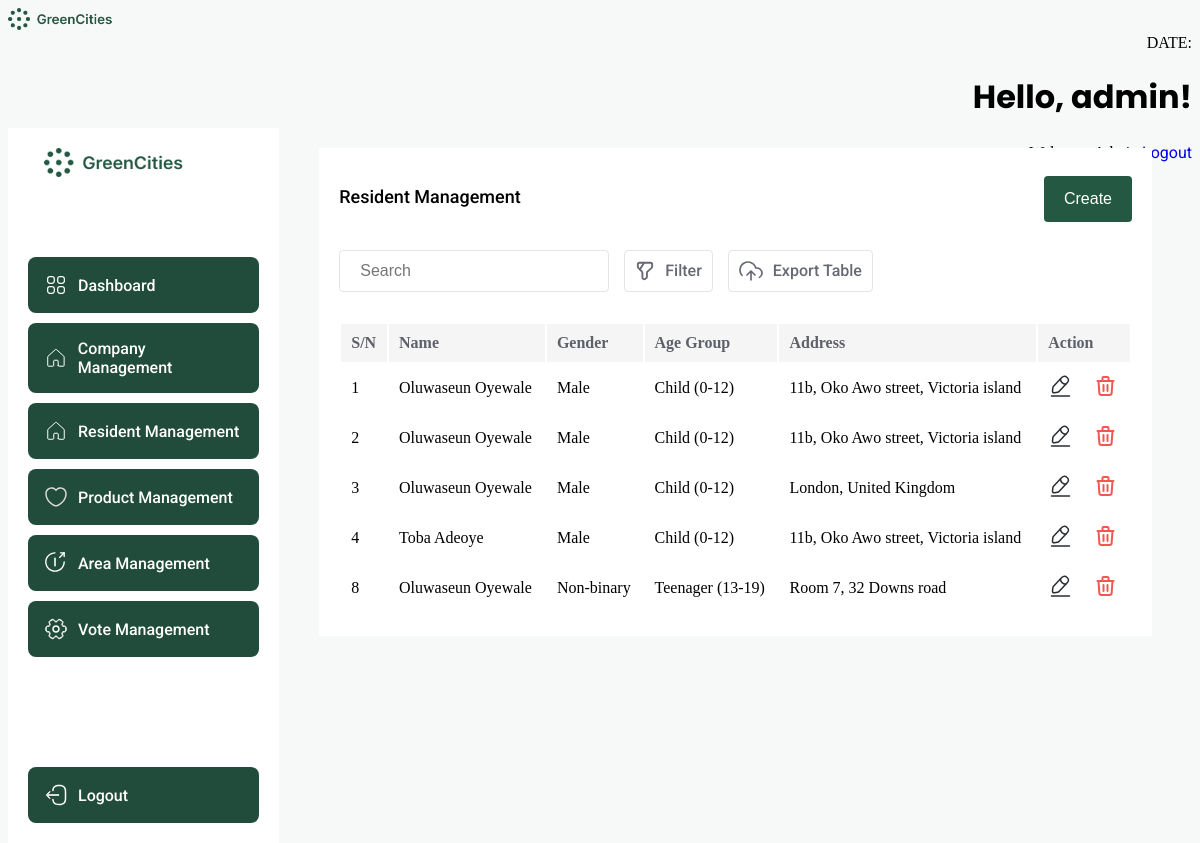
The app's page /resident/index.php (signed in) with its own data.
### tables this page shows
CREATE TABLE `resident` (
  `id` int(11) NOT NULL,
  `title` varchar(15) NOT NULL DEFAULT '',
  `first_name` varchar(50) NOT NULL,
  `last_name` varchar(50) NOT NULL,
  `email` varchar(50) NOT NULL,
  `phone` varchar(20) NOT NULL DEFAULT '',
  `area` int(11) DEFAULT NULL,
  `age_group` varchar(50) NOT NULL,
  `gender` varchar(15) NOT NULL,
  `interest` varchar(100) NOT NULL DEFAULT '',
  `voted_product` int(11) DEFAULT NULL,
  `user` int(11) NOT NULL
);

### resident/index.php (the view, shortened to what this page needs)
<?php
$servername = "localhost";
$username = "root";
$password = "";
$dbname = "Green Alliance";
$conn = new mysqli($servername, $username, $password, $dbname);
$residentListQuery = "SELECT * FROM `resident`";
$residentListResult = $conn->query($residentListQuery);
$residentListData = [];
if ($residentListResult->num_rows > 0) {
    while ($row = $residentListResult->fetch_assoc()) {
        $string1 = $row['first_name'];
        $string2 = $row['last_name'];
        $concatenatedString = $string1 . " " . $string2;
        $residentAreaId = $row['area'];
        $residentAgeGroup = $row['age_group'];
        $residentGender = $row['gender'];
        $resdientId = $row['id'];
        $sql = "SELECT * FROM `area` WHERE `id` = $residentAreaId";
        $result = $conn->query($sql);
        while ($row = mysqli_fetch_assoc($result)) {
            $residentAddress = $row['address'];
        }
        $myMap = [
            "id" => $resdientId,
            "name" => $concatenatedString,
            "gender" => $residentGender,
            "age_group" => $residentAgeGroup,
            "address" => $residentAddress,
        ];
        $residentListData[] = $myMap;
    }
} else {
}
$templateData = array(
    "result" => $residentListData,
);
?>
<!DOCTYPE html>
<html lang="en">
<head>
</head>
<?php include ("../include/header.php"); ?>
<body>
    <div class="dashboard-container">
        <div class="sidebar">
            <img src="../images/banner.png" alt="logo" style="width: 200px; margin: 0 auto 70px; display: block;" />
            <?php if (isset($_SESSION['role']) && ($_SESSION['role'] === 'admin')) {
                ?>
                <a href="../dashboard.php">
                    <div class="sidebar-item">
                        <p>Dashboard</p>
                    </div>
                </a>
                <?php
            }
            ?>
            <?php
            if (isset($_SESSION['role']) && ($_SESSION['role'] === 'admin')) {
                ?>
                <a href="../company/">
                    <div class="sidebar-item">
                        <p>Company Management</p>
                    </div>
                </a>
                <?php
            }
            ?>
            <?php
            if (isset($_SESSION['role']) && ($_SESSION['role'] === 'admin')) {
                ?>
                <a href="../resident">
                    <div class="sidebar-item">
                        <p>Resident Management</p>
                    </div>
                </a>
                <?php
            }
            ?>
            <?php
            if (isset($_SESSION['role']) && ($_SESSION['role'] === 'admin')) {
                ?>
                <a href="../product/">
                    <div class="sidebar-item">
                        <p>Product Management</p>
                    </div>
                </a>
                <?php
            }
            ?>
            <?php
            if (isset($_SESSION['role']) && ($_SESSION['role'] === 'admin')) {
                ?>
                <a href="../area/">
                    <div class="sidebar-item">
                        <p>Area Management</p>
                    </div>
                </a>
                <?php
            }
            ?>
            <?php
            if (isset($_SESSION['role']) && ($_SESSION['role'] === 'admin')) {
                ?>
                <div class="sidebar-item">
                    <p>Vote Management</p>
                </div>
                <?php
            }
            ?>
            <a href="../logout.php">
                <div class="sidebar-item" style="margin: 100px 0 0;">
                    <p>Logout</p>
                </div>
            </a>
        </div>
        <div style="width: 100%;">
            <div style="background: white; margin: 20px 40px; padding: 20px;">
                <div style="display: flex; justify-content: space-between;">
                    <p style="font-size: 18px; font-weight: 500; color: black;">Resident Management</p>
                    <a href="create.php?admin"> <button class="submit-btn">Create</button> </a>
                </div>
                <div style="display:flex; gap: 15px; margin: 20px 0 30px;">
                    <input placeholder="Search" class="search" />
                    <div class="filter">
                        <p>Filter</p>
                    </div>
                    <div class="filter">
                        <p>Export Table</p>
                    </div>
                </div>
                <table class="table" style="width: 100%;">
                    <thead>
                        <tr style="background: #F5F5F6;">
                            <th scope="col" style="text-align: left">S/N</th>
                            <th scope="col" style="text-align: left">Name</th>
                            <th scope="col" style="text-align: left">Gender</th>
                            <th scope="col" style="text-align: left">Age Group</th>
                            <th scope="col" style="text-align: left">Address</th>
                            <th scope="col" style="text-align: left">Action</th>
                        </tr>
                    </thead>
                    <tbody>
                        <?php foreach ($templateData['result'] as $option): ?>
                            <tr>
                                <td><?php echo $option["id"]; ?></td>
                                <td><?php echo $option["name"]; ?></td>
                                <td><?php echo $option["gender"]; ?></td>
                                <td><?php echo $option["age_group"]; ?></td>
                                <td><?php echo $option["address"]; ?></td>
                                <td>
                                    <div style="display: flex; gap: 20px;">
                                        <a href="update.php?update=<?php echo $option['id'] ?>">
                                        </a>
                                        <a href="index.php?delete=<?php echo $option['id']; ?>">
                                        </a>
                                    </div>
                                </td>
                            </tr>
                        <?php endforeach; ?>
                    </tbody>
                </table>
            </div>
        </div>
    </div>
</body>
</html>

### resident/index.php (style rules this page uses)
p, span, a, label { font-family: "Roboto", sans-serif; }
body { background-color: #F7F8F8; height: 100vh; flex-direction: column; }
.sidebar { width: 300px; padding: 20px; flex-direction: column; display: flex; gap: 10px; background: white; }
.sidebar-item { display: flex; padding: 16px; border-radius: 8px; align-items: center; gap: 10px; background: #214C3B; text-decoration: none; }
.sidebar-item p { color: white; font-size: 16px; font-weight: 500; margin: 0; text-decoration: none; }
.dashboard-container { display: flex; }
.submit-btn { background-color: #245843; color: white; padding: 14px 20px; margin: 8px 0; border: none; border-radius: 4px; cursor: pointer; font-size: 16px; }
thead, tbody { width: 100%; border-radius: 6px; }
thead th { padding: 10px; color: #5E606A; }
thead tr { border-bottom: 1px solid #F5F5F6; }
tbody td { padding: 10px; }
.search { width: 270px; padding: 10px 20px; display: inline-block; border: 1px solid #5E606A29; border-radius: 4px; box-sizing: border-box; background: transparent; outline: none; font-size: 16px; }
.filter { display: flex; gap: 10px; align-content: center; padding: 10px; border: 1px solid #5E606A29; border-radius: 4px; }
.filter p { color: #666974; font-size: 16px; font-weight: 500; margin: 0; }
a { text-decoration: none; }

### records on screen
resident: id "3", name "Oluwaseun Oyewale", gender "Male", age_group "Child (0-12)", address "London, United Kingdom"
resident: id "4", name "Toba Adeoye", gender "Male", age_group "Child (0-12)", address "11b, Oko Awo street, Victoria island"
resident: id "8", name "Oluwaseun Oyewale", gender "Non-binary", age_group "Teenager (13-19)", address "Room 7, 32 Downs road"

### other values on screen
$name "admin"
$option["id"] "1"
$option["name"] "Oluwaseun Oyewale"
$option["gender"] "Male"
$option["age_group"] "Child (0-12)"
$option["address"] "11b, Oko Awo street, Victoria island"
$option["id"] "2"
